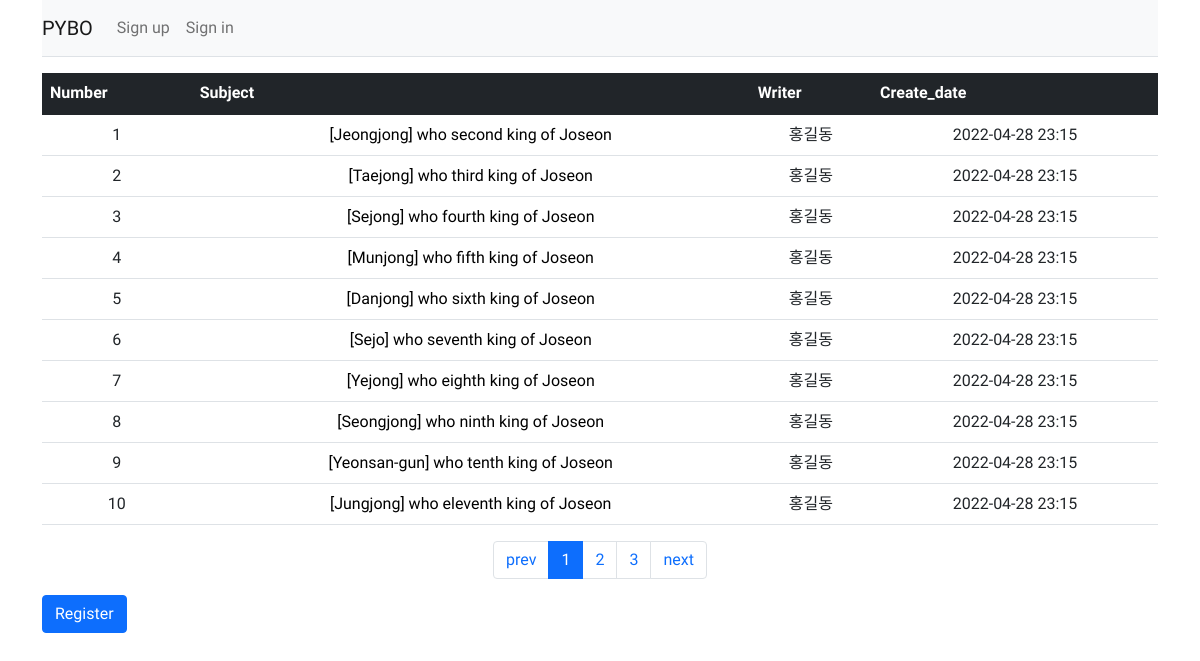
Page /question/list/ on the committed database.
### pybo/models.py (models this page shows)
class Question(db.Model):
    id = db.Column(db.Integer(), primary_key=True)
    subject = db.Column(db.String(200), nullable = False)
    content = db.Column(db.Text(), nullable = False)
    create_date = db.Column(db.DateTime(), nullable = False)
    user_id = db.Column(db.Integer(), db.ForeignKey("user.id", ondelete="CASCADE") , nullable=False)
    user = db.relationship("User", backref=db.backref("question_set"))
    modify_date = db.Column(db.DateTime(), nullable=True)

class User(db.Model):
    id = db.Column(db.Integer(), primary_key=True)
    username = db.Column(db.String(120), unique=True, nullable=False)
    password = db.Column(db.String(200), nullable=False)
    email = db.Column(db.String(150), unique=True, nullable=False)

### pybo/views/question_views.py (the view)
@bp.route("/list/")
def _list():
    page = request.args.get("page", type=int, default=1)
    question_list = Question.query.order_by(Question.create_date.asc())
    question_list = question_list.paginate(page, per_page=10)
    return render_template("question/question_list.html", question_list = question_list)

### pybo/filters.py (called while the page is built)
def format_datetime(value, imt = "%Y-%m-%d %H:%M"):
    return value.strftime(imt)

### pybo/views/auth_views.py (called while the page is built)
@bp.before_app_request
def load_logged_in_user():
    user_id = session.get("user_id")
    if user_id is None:
        g.user = None
    else:
        g.user = User.query.get(user_id)

### pybo/templates/question/question_list.html (shortened to what this page needs)
{% extends "base.html" %}
{% block content %}
<div class="container my-3">
  <table class="table">
    <thead>
      <tr class="text=center table-dark">
        <th>Number</th>
        <th style="width:50%">Subject</th>
        <th>Writer</th>
        <th>Create_date</th>
      </tr>
    </thead>
    <tbody>
    {% if question_list %}
    {% for question in question_list.items %}
      <tr class="text-center">
        <td> {{ (( question_list.per_page * question_list.page ) - question_list.per_page ) + loop.index }} </td>
        <td class="text-left">
          <a class="link_cont" href="{{ url_for('question.detail', question_id = question.id) }}">{{ question.subject }} </a>
        </td>
        <td> {{ question.user.username }} </td>
        <td> {{ question.create_date|datetime }}</td>
      </tr>
    {% endfor %}
    {% else %}
      <tr>
        <td colspan="3">There is no data present</td>
      </tr>
    {% endif %}
    </tbody>
  </table>
  <ul class="pagination justify-content-center">
    {% if question_list.has_prev %}
    <li class="page-item">
      <a class="page-link" href="?page={{ question_list.prev_num }}">prev</a>
    </li>
  {% else %}
    <li class="page-item">
      <a class="page-link" href="#" tabindex="-1" aria-disabled="true">prev</a>
    </li>
  {% endif %}
  {% for page_num in question_list.iter_pages() %}
    {% if page_num %}
      {% if page_num != question_list.page %}
      <li class="page-item">
        <a class="page-link" href="?page={{ page_num }}">{{ page_num }}</a>
      </li>
      {% else %}
      <li class="page-item active">
        <a class="page-link" href="#">{{ page_num }}</a>
      </li>
      {% endif %}
    {% else %}
      <li class="disable">
        <a class="page-link">...</a>
      </li>
    {% endif %}
  {% endfor %}
  {% if question_list.has_next %}
    <li class="page-item">
      <a class="page-link" href="?page={{ question_list.next_num }}">next</a>
    </li>
  {% else %}
    <li class="page-item disabled">
      <a class="page-link" href="#" tabindex="-1" aria-disabled="true">next</a>
    </li>
  {% endif %}
  </ul>
  <a href="{{ url_for('question.create') }}" class="btn btn-primary">Register</a>
</div>
{% endblock %}

### pybo/templates/base.html (shortened to what this page needs)
<!DOCTYPE html>
<html lang="ko">
<head>
    <link rel="stylesheet" href="{{ url_for('static', filename='bootstrap.min.css') }}" >
    <link rel="stylesheet" href="{{ url_for('static', filename='style.css') }}" >
    <link rel="stylesheet" href="{{ url_for('static', filename='glyphicon.css') }}">
</head>
<body>
  {% include "navbar.html" %}
  {% block content %}
  {% endblock %}
</body>
</html>

### pybo/templates/navbar.html (shortened to what this page needs)
<div class="container">
    <nav class="navbar navbar-expand-lg navbar-light bg-light border-bottom">
      <a class="navbar-brand" href="{{ url_for('main.index')}}">PYBO</a>
      <div class="collapse navbar-collapse flex-grow-0" id="navbarNav">
        {% if g.user %}
        <ul class="navbar-nav">
          <li class="nav-item">
            <a class="nav-link" href="#">{{ g.user.username }}</a>
          </li>
          <li class="nav-item">
            <a class="nav-link" href="{{ url_for("auth.logout" )}}">Logout</a>
          </li>
        </ul>
        {% else %}
        <ul class="navbar-nav">
          <li class="nav-item">
            <a class="nav-link" href="{{ url_for("auth.signup" )}}">Sign up</a>
          </li>
          <li class="nav-item">
            <a class="nav-link" href="{{ url_for("auth.login" )}}">Sign in</a>
          </li>
        </ul>
        {% endif %}
      </div>
    </nav>
  </div>

### pybo/static/style.css (style rules this page uses)
body { font-family: 'Roboto Condensed', sans-serif; }
.link_cont { text-decoration:none; color:black; }
.link_cont:link , .link_cont:visited { color:black; }

### rows in the picture
Question: user "1", subject "[Jeongjong] who second king of Joseon", user.username "홍길동", create_date "2022-04-28 23:15"
Question: per_page "2", subject "[Taejong] who third king of Joseon", user.username "홍길동", create_date "2022-04-28 23:15"
Question: per_page "3", subject "[Sejong] who fourth king of Joseon", user.username "홍길동", create_date "2022-04-28 23:15"
Question: per_page "4", subject "[Munjong] who fifth king of Joseon", user.username "홍길동", create_date "2022-04-28 23:15"
Question: per_page "5", subject "[Danjong] who sixth king of Joseon", user.username "홍길동", create_date "2022-04-28 23:15"
Question: per_page "6", subject "[Sejo] who seventh king of Joseon", user.username "홍길동", create_date "2022-04-28 23:15"
Question: per_page "7", subject "[Yejong] who eighth king of Joseon", user.username "홍길동", create_date "2022-04-28 23:15"
Question: per_page "8", subject "[Seongjong] who ninth king of Joseon", user.username "홍길동", create_date "2022-04-28 23:15"
Question: per_page "9", subject "[Yeonsan-gun] who tenth king of Joseon", user.username "홍길동", create_date "2022-04-28 23:15"
Question: per_page "10", subject "[Jungjong] who eleventh king of Joseon", user.username "홍길동", create_date "2022-04-28 23:15"

### other values in the picture
{{ page_num }} "1"
{{ page_num }} "2" "3"
